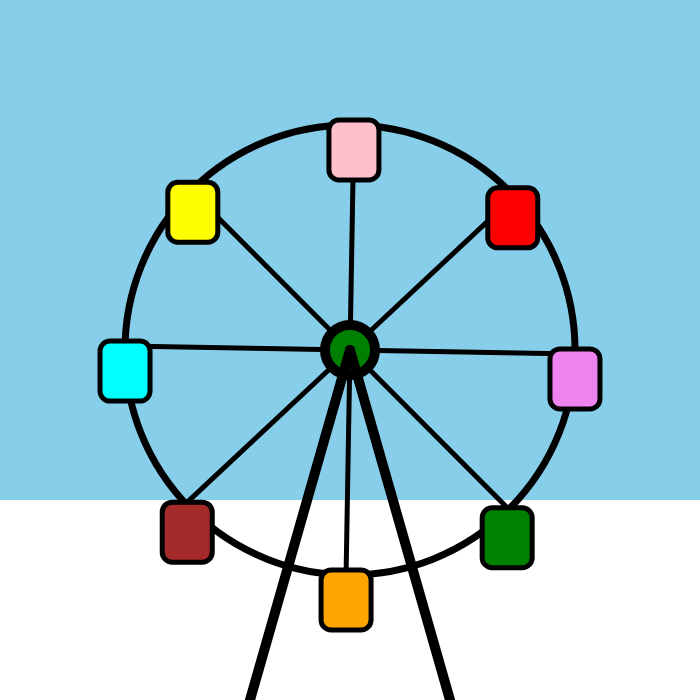
Frame 1 (no input)
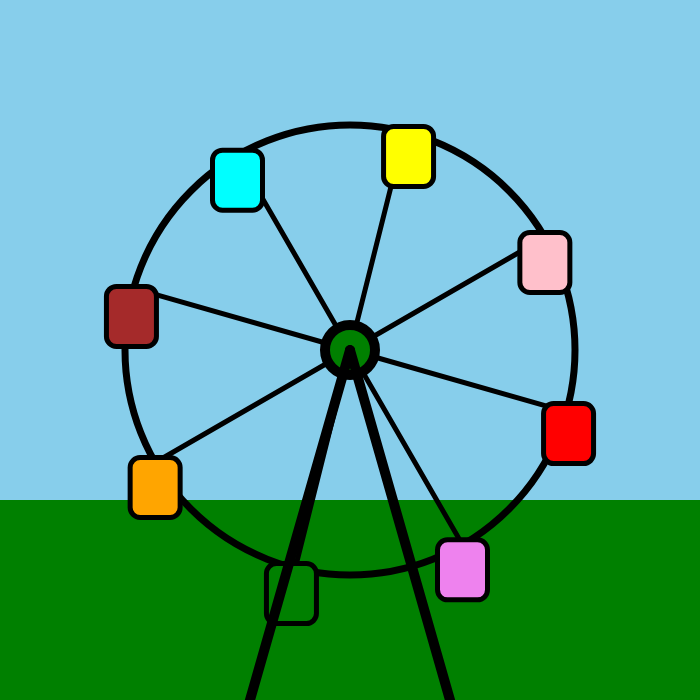
Frame 60 (no input)
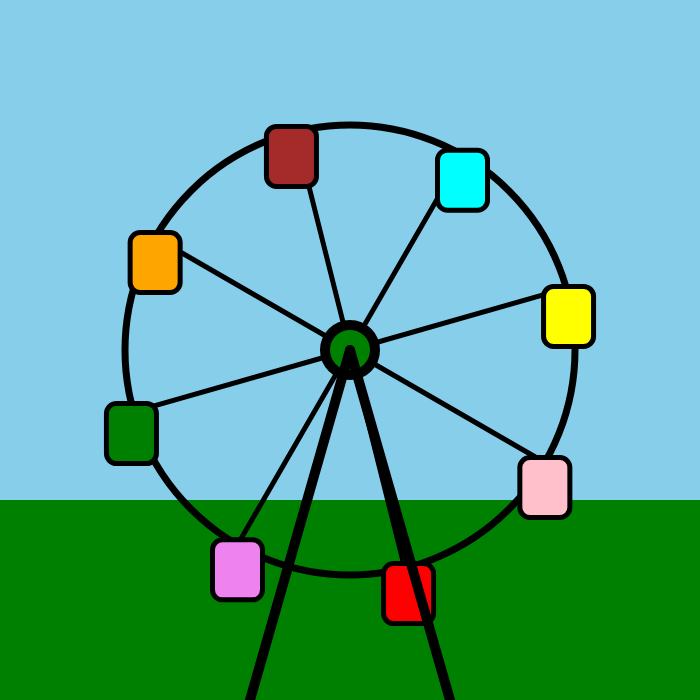
Frame 120 (the mouse pressed at the canvas centre since frame 60)

The p5.js sketch that drew these frames (run headless with seeded random() and noise() and a simulated clock; from frame 60 on, the mouse is pressed at the canvas centre):

// p5.js sketch
// ── sketch.js
function setup() {
  createCanvas(700, 700);
  angleMode(DEGREES);
  // put setup code here
}

function draw() {
  background('skyblue');

  push();
  strokeWeight(0);
  beginShape();
  vertex(0, 500);
  vertex(700, 500);
  vertex(700, 700);
  vertex(0, 700);
  endShape(CLOSE);
  push();

  push();
  translate(350, 350);

  push();
  noFill();
  strokeWeight(7);
  circle(0, 0, 450);
  pop();

  push();
  let l = frameCount * 1;
  rotate(l);

  strokeWeight(5);
  line(0, 0, 225, 0);
  line(0, 0, 0, 225);
  line(0, 0, -225, 0);
  line(0, 0, 0, -225);
  line(0, 0, 160, -155);
  line(0, 0, -160, 155);
  line(0, 0, 160, 155);
  line(0, 0, -160, -155);


  push();
  //rotate (l);
  translate(0, -225);
  rotate(-l);
  fill('pink');
  rect(-25, -5, 50, 60, 10);
  pop();

  push();
  // rotate (l);
  translate(-225, 0);
  rotate(-l);
  fill('cyan');
  rect(-25, -5, 50, 60, 10);
  pop();

  push();
  // rotate (l);
  translate(0, 225);
  rotate(-l);
  fill('orange');
  rect(-25, -5, 50, 60, 10);
  pop();

  push();
  //rotate(l);
  translate(225, 0);
  rotate(-l);
  fill('violet');
  rect(-25, -5, 50, 60, 10)
  pop();

  push();
  //rotate(l);
  translate(-160, 160);
  rotate(-l);
  fill('brown');
  rect(-25, -5, 50, 60, 10);
  pop();

  push();
  //rotate (l);
  translate(160, -160);
  rotate(-l);
  fill('red');
  rect(-25, -5, 50, 60, 10);
  pop();

  push();
  //rotate(l);
  translate(160, 160);
  rotate(-l);
  fill('green');
  rect(-25, -5, 50, 60, 10);
  pop();

  push();
  //rotate(l);
  translate(-160, -160);
  rotate(-l);
  fill('yellow');
  rect(-25, -5, 50, 60, 10)
  pop();
  pop();

  fill('green');
  strokeWeight(10);
  circle(0, 0, 50);
  line(0, 0, 200, 700);
  line(0, 0, -200, 700);


}
